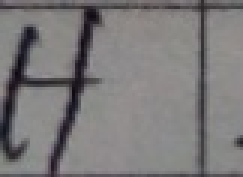
#> input picture Experiments/AI Mridul/1_MobileCaptured/Alphabets/H/18.jpg, 81 x 59 px, found by its file name (shown 3 times larger)
$ python align.py
#> lines starting #> are read from the running program, lines starting #| are printed output that depends on the picture; after the words box and inside, x2 and y2 are one past the last pixel; in counts of white or black regions, pixels touching at a corner belong together
# import the necessary packages
import numpy as np
import argparse
import cv2

image = cv2.imread('form/18.jpg')
#> image is the input picture: shape (59, 81, 3); mean B, G, R 122.2, 121.9, 124

image = cv2.resize(image, (600, 800))
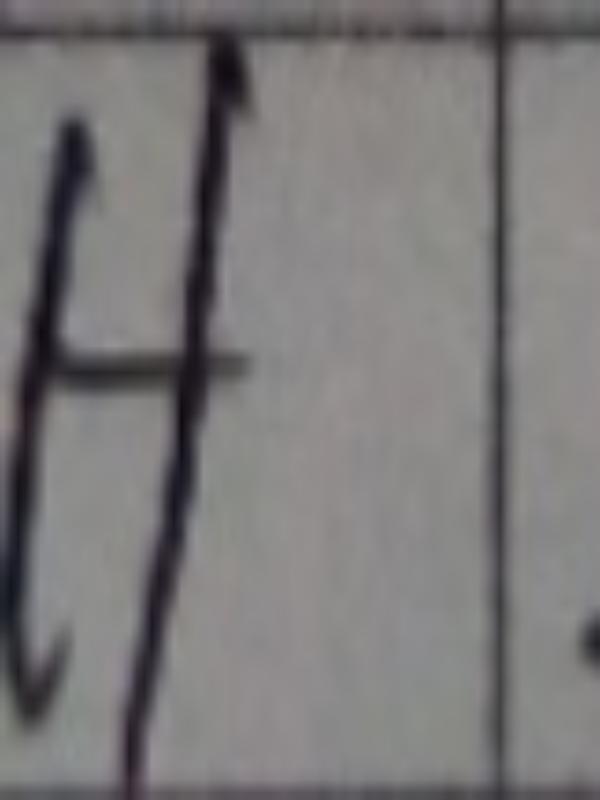
#> image: shape (800, 600, 3); mean B, G, R 122.1, 121.8, 123.9

gray = cv2.cvtColor(image, cv2.COLOR_BGR2GRAY)
gray = cv2.bitwise_not(gray)
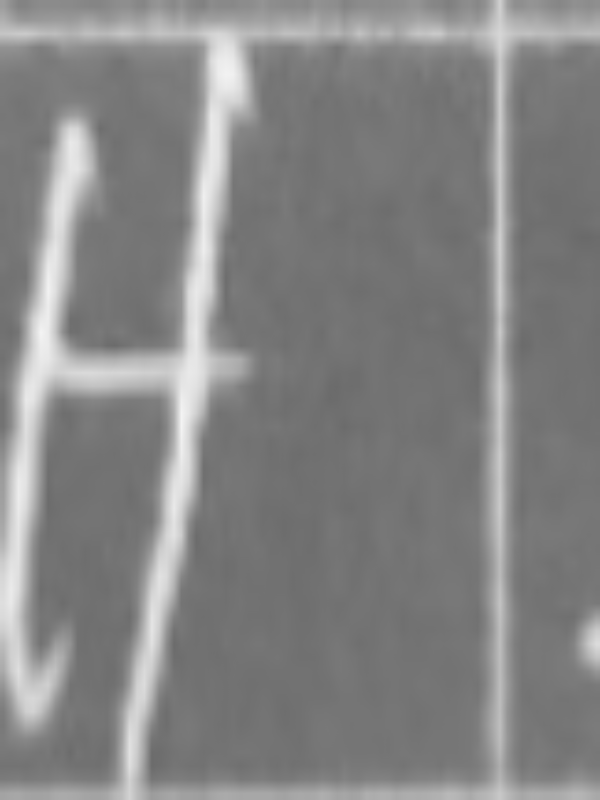
#> gray: shape (800, 600); min 106, max 243, mean 132.6

thresh = cv2.threshold(gray, 0, 255,
	cv2.THRESH_BINARY | cv2.THRESH_OTSU)[1]
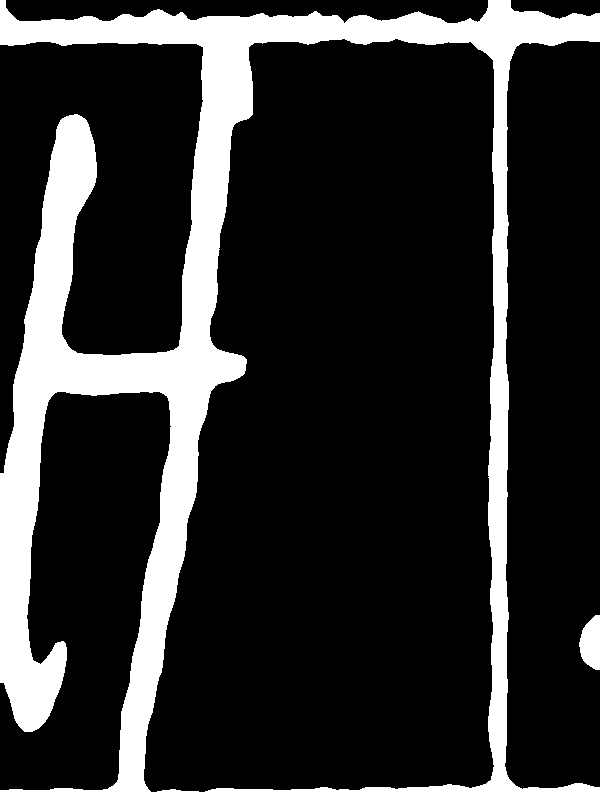
#> thresh: shape (800, 600); 19% white; 2 white regions, box (x1, y1, x2, y2) and area: (0, 0, 600, 800) 90468, (579, 615, 600, 670) 873
coords = np.column_stack(np.where(thresh > 0))
#> coords = 91341 pairs, first value 0 to 799, second value 0 to 599
angle = cv2.minAreaRect(coords)[-1]
#> angle = -90

if angle < -45:
	angle = -(90 + angle)
#> angle = 0

else:
	angle = -angle

(h, w) = image.shape[:2]
#> h = 800; w = 600
center = (w // 2, h // 2)
#> center = (300, 400)
M = cv2.getRotationMatrix2D(center, angle, 1.0)
#> M = [[1, 0, 0], [0, 1, 0]]
rotated = cv2.warpAffine(image, M, (w, h),
	flags=cv2.INTER_CUBIC, borderMode=cv2.BORDER_REPLICATE)

cv2.putText(rotated, "Angle: {:.2f} degrees".format(angle),
	(10, 30), cv2.FONT_HERSHEY_SIMPLEX, 0.7, (0, 0, 255), 2)
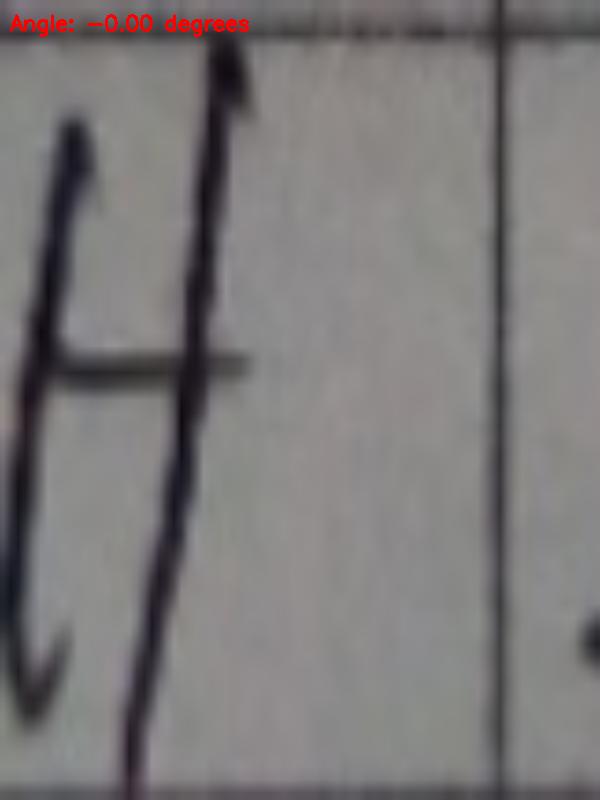
#> rotated: shape (800, 600, 3); 0.33% of pixels changed, all inside (x1, y1, x2, y2) = (10, 14, 249, 37)

cv2.imshow("Input", image)
cv2.imshow("Rotated", rotated)
cv2.waitKey(0)
